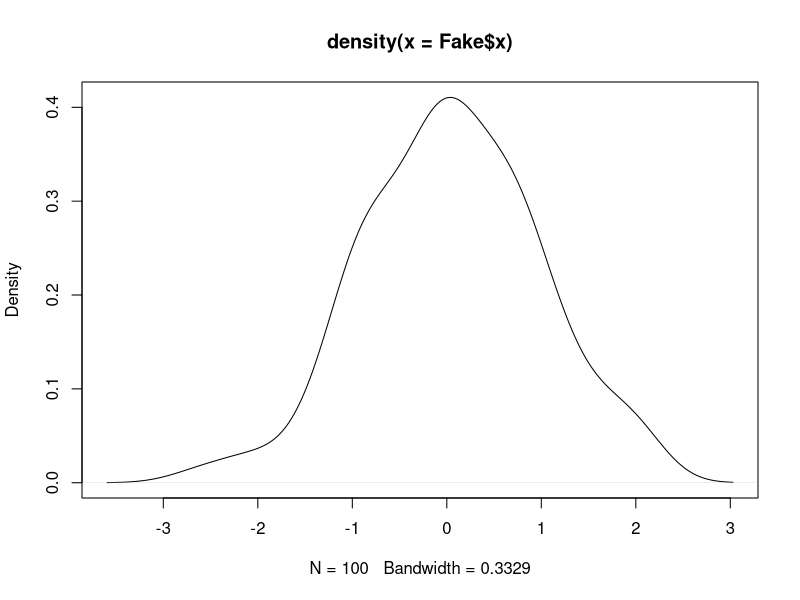
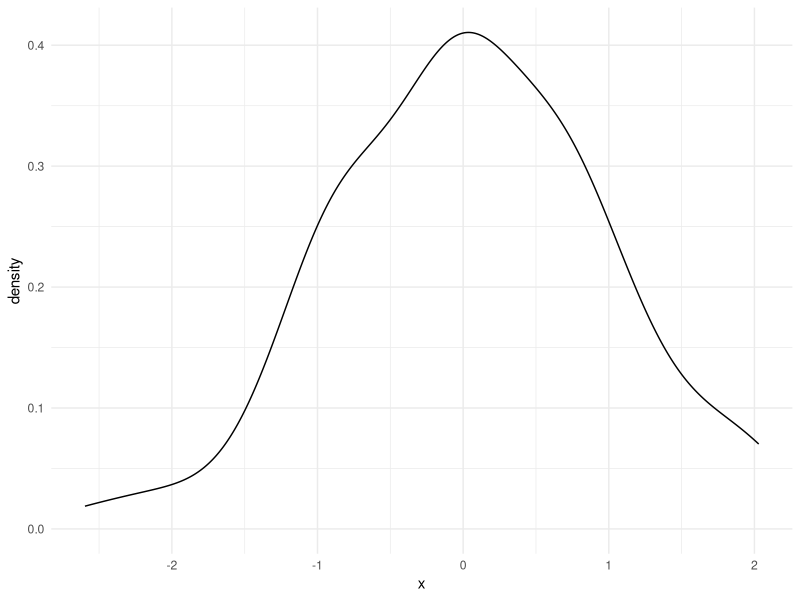
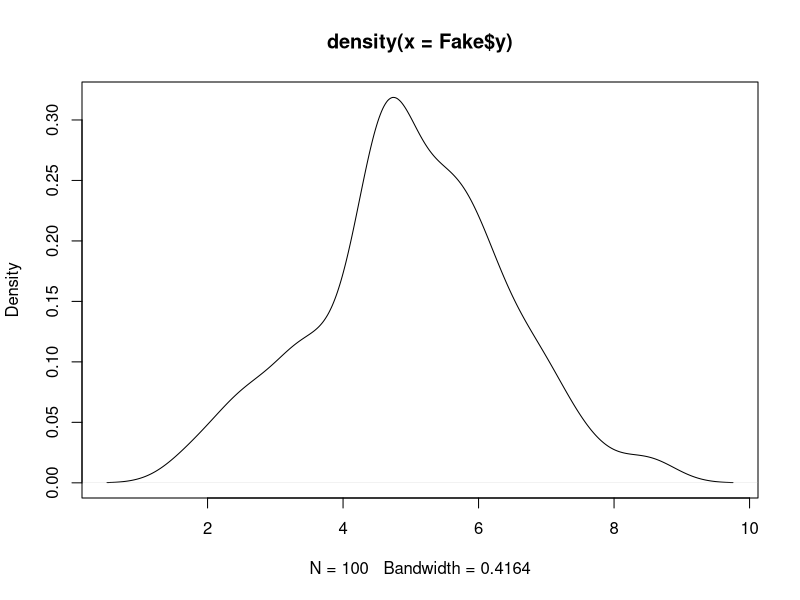
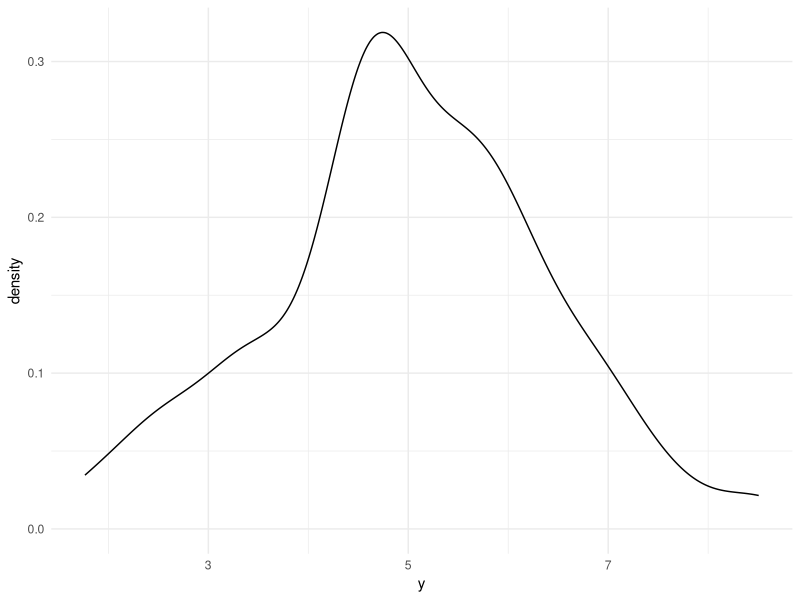
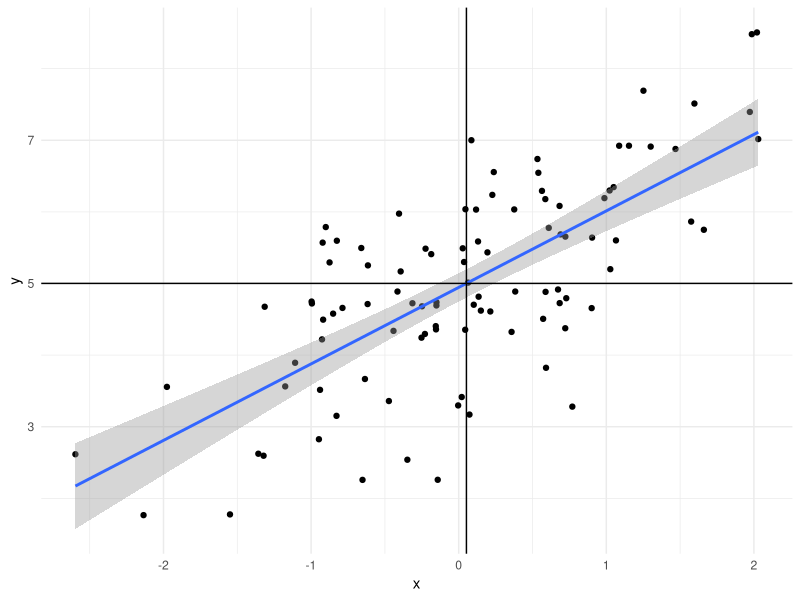

These charts were generated, in order, by the following R code:
#' ---
#' title: "The Bivariate Linear Model"
#' layout: lab
#' permalink: /lab-scripts/lab-3/
#' filename: bivariate-ols.R
#' active: lab-scripts
#' abstract: "This lab scripts introduces students to the basic linear model in
#' its bivariate form. Rather than use real-world data, we'll be using fake data
#' we can create. Let this underscore that much of what we know about the linear
#' model and what it tells us comes from simulation. Here, we can play God. We
#' are not afforded that luxury in the real world, but the tools we use come 
#' from situations where we can cosplay as the Almighty with respect to a 
#' population we created."
#' output:
#'    md_document:
#'      variant: gfm
#'      preserve_yaml: TRUE
#' ---

#+ setup, include=FALSE
knitr::opts_chunk$set(collapse = TRUE, 
                      fig.path = "figs/lab-3/",
                      cache.path = "cache/lab-3/",
                      fig.width = 11,
                      comment = "#>")
#+


#' ## R Packages/Data for This Session
#' 
#' You should've already installed the R packages for this lab session. 
#' `{tidyverse}` will be for all things workflow and that's all we'll be using 
#' today.

library(tidyverse)

#' For those of you wanting the packages we'll be using today without loading 
#' all of the {tidyverse}, run this. I won't, but here are the component
#' packages.

# library(dplyr)    # the workhorse
# library(magrittr) # for the pipe
# library(tibble)   # for tibbles
# library(ggplot2)  # for plots

#' We'll run one other command, because you may know how I feel by now about
#' `{ggplot2}`'s default theme. I have `{stevethemes}` and I'd really like to 
#' use it here, but we want to stay strictly within `{tidyverse}` today. So, 
#' we'll do this.

theme_set(theme_minimal())

#' Cool beans. Let's get going.
#' 
#' ## Creating Fake Data to Learn About the Linear Model
#' 
#' The lecture uses actual (toy) data from the World Bank to introduce you to the
#' linear model in the bivariate case. Now, I think it might be time for you to 
#' get it in the completely "fabricated" sense. In this lab script, you are going 
#' to create data that you will use to learn more about what the linear model 
#' with its OLS estimator is telling you (by way of `lm()` output).
#' 
#' Take careful inventory of what's going to happen here. We're going to set a 
#' reproducible seed, and then we're going to create two new "random" variables, 
#' called `x` and `e` from a normal distribution.
#' 
set.seed(8675309) # Jenny, I got your number...
tibble(x = rnorm(100),
       e = rnorm(100)) -> Fake

Fake

#' `x` is going to be our independent variable, which is exogenously created 
#' prior to an observed outcome. `e` is going to be our error term, which 
#' includes everything not included in the linear model. The presence of an error 
#' term is an important assumption in OLS, and notice here that the error term is 
#' created *independently from the x variable*. Yes, they're in the same data set, 
#' and yes they were created by the same command. However, the generation of *x* 
#' and *e* are simultaneously created, but completely independent from each other. 
#' If they were correlated with each other, that would violate a major assumption 
#' about endogeneity in the linear model (that we'll belabor in another lab 
#' script).
#' 
#' You can test that we successfully pulled this off with a correlation test.
#' 
cor.test(Fake$x, Fake$e)

#' Notice that the correlation between *x* and *e* is about .06, but the 95% 
#' interval includes 0. The modest correlation we do observation is indeed due to 
#' random chance.
#' 
#' Now, watch this. We're going to create a new variable, *y*, that is a linear 
#' function of *x* and *e*, plus some baseline value (intercept) when *x* is 0.
#' 
Fake %>%
  mutate(y = 5 + x + e) -> Fake

Fake

#' Here's how I want you to think about what you're going to do here. By 
#' simulating data to evaluate a model, you're playing god to see how well the 
#' model can capture the "true" parameters you're generating. The "true" value 
#' of *y* is 5 when *x* is 0. The "true" effect of *x* on *y* is to increase *y* 
#' by 1 for every one-unit increase in *x*. The error term here has equal footing 
#' to *x*, but recall that the error term (*e*) includes everything else that 
#' influences *y* but is not included in the model. It's ultimately going to 
#' introduce noise into how well we can capture the other true parameters.
#' 
#' The data are fake, sure, but the process of simulating so-called "random 
#' variables" (drawn from a normal distribution with pre-defined parameters) is 
#' useful for illustrating the properties of a statistical model like this. It'll 
#' also help to show what these data "look like." Here, for example, is the 
#' distribution of *x*. When you have granularity in a variable like this 
#' (with so many trailing decimals), it's useful to jettison a bar chart or 
#' histogram (which has somewhat arbitrary bin width) in favor of the density 
#' plot. The density plot may not have the same easy takeaway as to what's 
#' happening on the *y*-axis, but it's arguably more useful for getting the 
#' basic shape of a distribution.
#' 
#' There are two ways of doing this. Here's the base R way.
#' 
plot(density(Fake$x))
#'
#' Here, we see the data look nice and "normal" with a clear central tendency 
#' and a shape approximating a true bell curve.
#' 
#' Here's the prettier ggplot way. ggplot stuff (by way of `{ggplot2}`) comes 
#' default in `{tidyverse}`. Once you load `{tidyverse}`, you load all the 
#' `{ggplot2}` functionality you could want.
#' 
Fake %>%
  ggplot(.,aes(x)) +
  geom_density() 
#'
#' `ggplot()`'s defaults want to draw attention to the fact that there's more a 
#' left  skew than a right skew. In other words, the maximum of *x* is ~2.02 
#' whereas  the minimum is about -2.59, but the shape of the data still look 
#' normal. Any  irregularities in shape could be attributed to the fact we only 
#' drew 100 observations, which is fairly small set of observations (all things 
#' considered).
#' 
#' We can do the same thing for the outcome variable *y*.
#' 
plot(density(Fake$y))
#'
#' Also, in `{ggplot2}` format...
#' 
Fake %>%
  ggplot(.,aes(y)) +
  geom_density()
#' 
#' It's worth reiterating the *y* is "endogenously" created, and the only 
#' endogenous part of our data set. It is an outcome of two exogenous variables 
#' (*x*, which we can measure, and *e*, which serves as a plug-in for background 
#' noise in the underlying population).
#' 
#' Can OLS capture these known attributes about the data? We'll use the `lm()` 
#' function in R to find out. `lm()` is the base R function for estimating 
#' linear models. It's syntax is simple, especially in a simple case like this. 
#' The two basic things you'll want to feed it are the formula, separated by a 
#' comma, then the name of the data set for which you want to regress your 
#' dependent variable on your independent variable(s). Here, we're doing a super 
#' simple regression of *y* on *x*. Then, we'll get a summary
#' of the model with `summary()`.
#' 
M1 <- lm(y ~ x, data=Fake)
summary(M1)

#' Our question was whether OLS can capture the known population parameters that 
#' we created. The answer is yes. Yes, it can. In a simple bivariate case, you 
#' can see what this would look like visually with a scatterplot. I want you to 
#' see what this is doing. First, we're going to use our data and, with the pipe 
#' operator (`%>%`), we're going to pass the data to a `ggplot()` function with 
#' a simple aesthetic (`aes()`) argument creating an x-axis for `x` and `y` axis 
#' for `y`. Then, using `+` (which is the `{ggplot2}` continuation operator),
#' we're going to create a scatterplot with `geom_point()`. Then, using another 
#' continuation operator (`+`), we're going to use `geom_smooth()` to create a 
#' line of best fit for the data. Importantly, you have to  specify you want a 
#' linear smoother (`method = "lm"`) to communicate what a simple bivariate case 
#' is doing.  The default is `method = "loess"`, which has its own nice features 
#' but it's not what we want here. Finally, we're going to create two lines over 
#' the plot. The first uses `geom_vline(xintercept = mean(Fake$x))` to add a 
#' vertical line through the mean of `x`. The second uses 
#' `geom_vline(yintercept = mean(Fake$y))` to create a horizontal line through 
#' the mean of `y`. Notice that the line of best fit runs through the 
#' intersection of both them.

Fake %>%
  ggplot(.,aes(x, y)) +
  geom_point() +
  geom_smooth(method = "lm") +
  geom_vline(xintercept = mean(Fake$x)) +
  geom_hline(yintercept = mean(Fake$y))

#' ## How to Evaluate Your Linear Model Output
#' 
#' This graph is great for visualizing a super simple bivariate case, but things 
#' are never so simple. So, let's  walk through a little bit of the important 
#' output from the model on its own terms. Let's start with the "coefficients",
#' since they are the main reason you're doing this. We mainly wanted to know if 
#' we could capture the "true" effect of *x* on *y*. The "true" effect is 1. The 
#' OLS estimator says it's about 1.06. That's technically wrong, sure, but the 
#' coefficient is what it is because it's also capturing the correlation between 
#' *x* and the error term *e*, which we *don't* get to include in the model. So, 
#' OLS says it's 1.06, which comes with a standard error of about .10. A standard 
#' error below the estimate is about .961. A standard error above the estimate is 
#' about 1.175.
#' 
#' Put another way, given estimation and fundamental uncertainty about the model, 
#' our estimated effect of *x* on *y* is within a standard error of what we know 
#' it actually is. We captured the true population parameter of interest to us.
#' 
#' The other thing you want to know from your regression model is whether the 
#' effect of your independent variable of interest on the dependent variable is 
#' "statistically significant." This term is very misleading, to be frank. About 
#' 10 years ago, it appeared on this list of [scientific ideas that 
#' scientists wish you'd stop misusing](https://gizmodo.com/10-scientific-ideas-that-scientists-wish-you-would-stop-1591309822).
#' Briefly:
#' 
#' > "Statistically significant" is one of those phrases scientists would love 
#' to have a chance to take back and rename. "Significant" suggests importance; 
#' but the test of  statistical significance, developed by the British 
#' statistician R.A. Fisher, doesn't measure the importance or size of an 
#' effect; only whether we are able to distinguish it, using our keenest 
#' statistical tools, from zero. "Statistically noticeable" or "Statistically 
#' discernible" would be much better.
#'   
#' Notice what this means for what you're doing. You're not testing, necessarily, 
#' whether you've identified the "true" effect when you evaluate statistical 
#' significance. You're testing whether you could rule out something else: 0. 
#' That's at least what gets returned to you here, and the *t*-statistic that 
#' gets reported is conveniently just the coefficient over the standard error. 
#' When the absolute value of that *t*-statistic is large, and its associated 
#' *p*-value falls below some threshold of interest to you, you can reject the 
#' null hypothesis and assert that what you observed is highly improbable if the 
#' true effect is 0 with precision. That's indeed the case here. The true effect 
#' is 1. We observed 1.06. The *t*-statistic associated with that coefficient 
#' and standard error is about 9.9. That's comically large, given the 
#' distribution of Student's *t* for 98 degrees of freedom. The probability of 
#' observing what we got is basically 0 if the true effect were 0 (and it's not, 
#' because it's 1). So, you can reject the null hypothesis and assert that 
#' what you got is closer to what it truly is, assuming repeated sampling and 
#' fixed population parameters. The first part of that may not apply here,
#' but the second one does. We created the data.
#' 
#' ### What About the Intercept?
#' 
#' You don't evaluate "statistical significance" in the same way for the 
#' *y*-intercept. There is no "null hypothesis" to note in the context of the 
#' intercept. It's just an estimate of *y* when *x* is 0. Here, we are adequately
#' capturing it's true value (i.e. it's actually 5, but we got 4.94). Dividing 
#' that estimated intercept over its standard error returns a ridiculously 
#' large *t*-statistic that means you can comfortably rule out 0. Then again, 
#' you weren't testing that it's 0. It's just some constant baseline for *y*.
#' 
#' Here's another way of illustrating this. Let's create another variable, *y2*. 
#' It has this formula.
#' 
# I could alternatively write this as just `y2 = x + e`.
Fake %>%
  mutate(y2 = 0 + x  + e) -> Fake

Fake

#' Let's run another regression.
#' 
M2 <- lm(y2 ~ x, Fake)
summary(M2)

#' Notice *x* is unaffected, but now the *y*-intercept is "statistically 
#' insignificant?" Except that it's not, because that's not how you should 
#' evaluate the *y*-intercept. The statistics you get back just tell you the 
#' estimated value of *y* when *x* is 0 could be 0 (because that's what it is).
#' 
#' This is often why you'll read regression tables that just outright omit the 
#' *y*-intercept and take no effort to model them. I'll only retort that you 
#' may encounter or want to learn more complicated models, so called "mixed 
#' (effects) models", that include random intercepts for different grouping 
#' clusters in a data set. For those models to converge, they'll often need a 
#' so-called "global" intercept in order to know against what baseline a group 
#' may vary. This is why I encourage students to get comfortable with scaling 
#' inputs into the model in order to create more meaningful *y*-intercepts 
#' that, with real world data, might tell the reader (and yourself) something 
#' about the typical value of *y*.
#' 
#' Indeed, that's what the intercept is communicating here, plus-or-minus error.
#' 
Fake %>%
  summarize(mean_y = mean(y),
            mean_y2 = mean(y2)) %>% data.frame

#' ## Other Things You Should Know About Your OLS Model
#' 
#' I'll go into the other things you should know about the OLS model, based 
#' loosely on the order of importance of them.
#' 
#' ### Fitted Values and Residuals
#' 
#' The OLS model draws a line of best fit through the data and that line of best
#' fit is the one that minimizes the sum of squared prediction errors. This 
#' means there are estimates for a particular data point, given this line of 
#' "best fit", and invariably an "error" (which is the distance between the 
#' estimated value of *y*, and what the "true" value of *y* is).
#' 
#' In R speak, these are the fitted values and the residuals. The fitted values are the estimated values of *y* for each
#' data point (given the regressors). You may also call these the *y*-hats. The residuals are the distances between what
#' was fitted and what the observation really is. These are the estimates of *e* from the data-generating process.
#' 
#' You can extract them both pretty easily in R. Observe, for `M1`.

Fake %>%
  mutate(fitted = fitted(M1),
         resid = resid(M1)) -> Fake

Fake

#' Here's a way to wrap your head around what this is telling you. For that first row, the value of *x*
#' is about -.997. The value of *y* is 4.75. Given the line that minimizes the sum of squared prediction
#' errors, the coefficient for a one-unit change of *x* on *y* is about 1.06. The *y*-intercept we
#' estimate to be about 4.94. `4.94 + 1.06*(-.997) = about 3.88`. That's the fitted value of *y*. In actuality,
#' it's about 4.75. 4.75 - 3.88 (alternatively: `y - y-hat` for that observation) is about .867. That's the
#' error, or the residual you see there. Do note there's rounding error here for presentation, but hopefully
#' the principle is clear.
#' 
#' Of note, I don't really know why R's default `summary()` option includes that kind of summary of the residuals
#' *first*, but that's the top thing you see. Observe:
#' 
tibble(x = resid(M1)) %>%
  summarize(min = min(x),
            q1 = quantile(x, .25),
            median = median(x),
            q3 = quantile(x, .75),
            max = max(x)) %>% data.frame

summary(M1)
#' 
#' Keep your fitted values and residuals handy, as they'll be very useful (really: necessary) information for
#' model diagnostics. Another good way of extracting them with the `augment()` function in the `{broom}`
#' package that is installed when you install `{tidyverse}`.
#' 
broom::augment(M1)

#' You obviously get other output with this function, which will come in handy 
#' when we delve into model diagnostics in earnest.
#' 
#' ### R-Squared
#' 
#' OLS textbooks sometimes encourage new students to read too much into R-squared. Minimally, it tells you
#' how well the model fits the data. It's bound between 0 and 1, and higher values = better fit. However,
#' ask yourself what primarily is the purpose of the regression model. Is it to identify a causal effect?
#' If so, those minimal OLS models regressing some outcome *y* on a treatment will typically have very
#' low R-squareds even if the causal effect is identified. Is the goal to fit the data? Then higher 
#' R-squared is obviously very nice but saturating the model with regressors for the sake of juicing
#' an R-squared may come with biasing coefficients (making it more difficult to identify signals from
#' the din).
#' 
#' I do want to draw your attention to a few things. For one, in the simple bivariate case, R-squared is
#' quite literally Pearson's *r*, squared. Observe.
#' 
Fake %>% summarize(cor = cor(x, y), 
                   cor2 = cor^2) -> correlations

correlations
correlations %>% pull(2)
summary(M1)$r.squared


#' Second, you'll see something called an adjusted R-squared. Simply, think of 
#' this as a kind of penalty that downweights (sic?) the normal ("multiple") 
#' R-squared for the presence of additional parameters. It's why it'll always 
#' want to be smaller than the other R-squared metric you see. Here's the hard 
#' way of calculating what comes default in R.
#' 
(1 - ((1-summary(M1)$r.squared)*(nobs(M1)-1)/(nobs(M1)-length(M1$coefficients))))

#' In plain English: adjusted R-squared  = `1 - (1 - R^2)*(n - 1)/n - k`. In 
#' this case, the difference is small, but the adjusted R-squared is telling 
#' you have more than one parameter here (i.e. the intercept).
#' 
#' Long story short: a high R-squared is nice, but it's not necessary for 
#' identifying a causal effect of *x* on *y*. There's no agreement on what a 
#' "good R-squared" looks like. 
#' 
#' ###  Residual Standard Error
#' 
#' The residual standard error is the standard error of the residuals. It's not too hard to calculate in a simple
#' case like this. Take the sum of squared residuals and square those. Divide it over the degrees of freedom in the
#' model. There's your residual standard error. You'll see the sum of squared residuals often
#' referred to as the deviance of the model.
#' 

sqrt(deviance(M1)/df.residual(M1)) 
sqrt(sum(resid(M1)^2)/98) 

#' There's more you can do with that deviance. For example, does this look familiar?
1 - (sum(resid(M1)^2)/(sum((Fake$y - mean(Fake$y))^2)))

#' It's R-squared, right? You can also calculate R-squared as the deviance over the total sum of squares. You
#' might see that formula as `1 - RSS/TSS` where the deviance is also known as the residual sum of squares. You
#' can also calculate R^2, more generally, as the sum of fitted squares (so-called "Explained Squares") over the
#' total sum of squares.
#' 

(sum((M1$fitted.values - mean(Fake$y))^2))/(sum((Fake$y - mean(Fake$y))^2))


#' ### F-statistic
#' 
#' Simply, you'll never use this. The F-statistic tests against a null hypothesis that the model you estimate
#' performs just as well as the model that guesses just the mean of *y*. The moment you know anything about
#' your data-generating process is the moment you can start to safely ignore this statistic. In our case,
#' the F-statistic of 98.69 against 98 degrees of freedom comes with a *p*-value that is basically 0. This model
#' is better than an intercept-only model.
#' 
#' Want to fail this statistic? Do this.
 
Fake %>%
  mutate(noise = rnorm(100)) -> Fake

M3 <- lm(y ~ noise, data=Fake)
summary(M3)

#' See that *p*-value with that *F* statistic? I can't say that this model 
#' performs any better than an intercept only model. Well, duh.
#'
#' ## Conclusion
#'
#' For now, take stock of the following things:
#' 
#' - *formula*: `lm()` is the function you want. You regress whatever your DV is on (`~`) whatever your independent variable
#' (or variables) is called. If you have multiple IVs, it'll be something like `y ~ x1 + x2`. Tell the formula your data come
#' from whatever your data object is called.
#' - *coefficient*: the coefficient is the rise over run from the slope intercept equation, in as many words. A one-unit change in *x* coincides
#' with an estimated change of [INSERT COEFFICIENT VALUE HERE] in *y*.
#' - *statistical significance*: you're assessing the probability of what you observe (with the standard error) if the true effect
#' is zero. Assess statistical significance by whatever evidentiary threshold you choose, but the convention is .05. Don't bother interpreting
#' "significance" for the intercept.
#' - *other model parameters*: R-square is nice when it's high but it's not necessary for identifying causal effects. Grabbing the fitted
#' values and residuals from the model will be useful for important diagnostics. 

